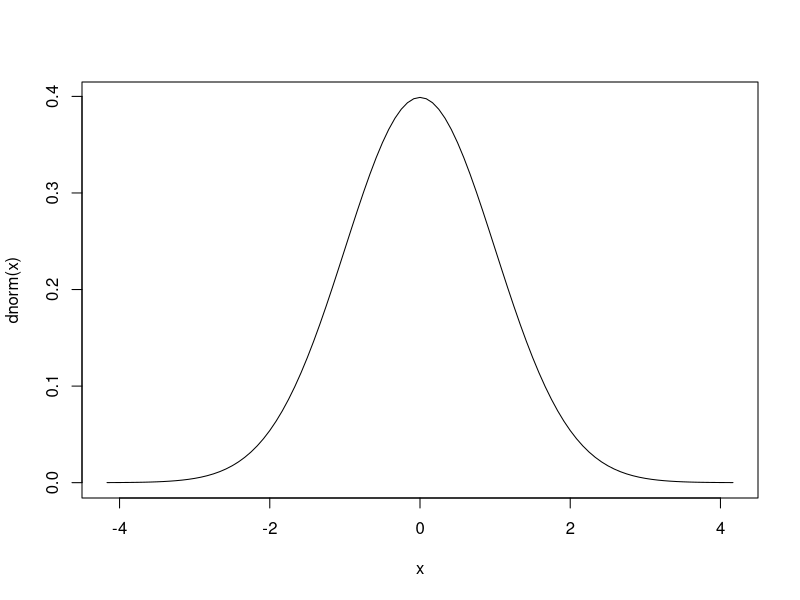
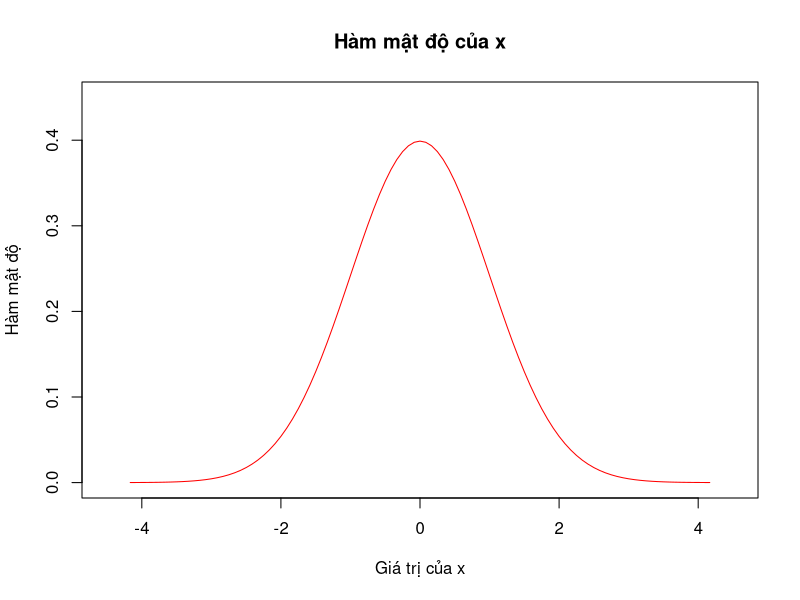
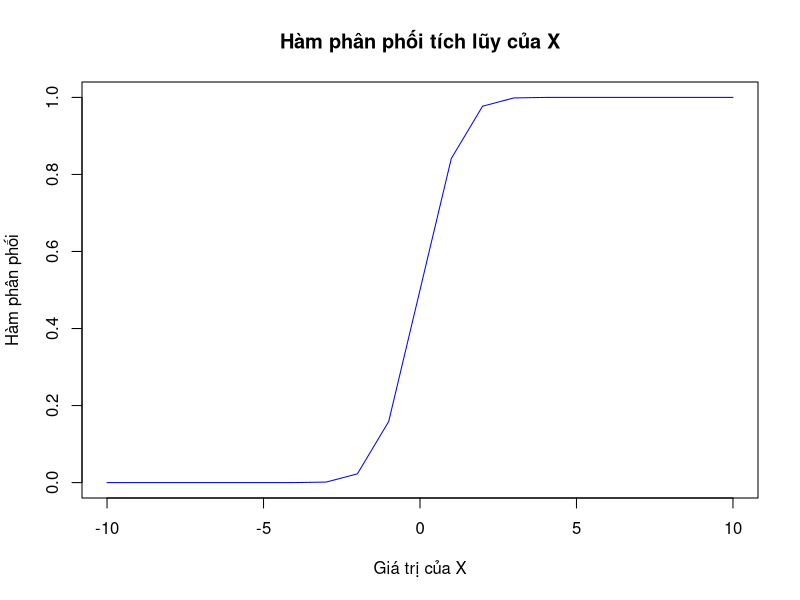
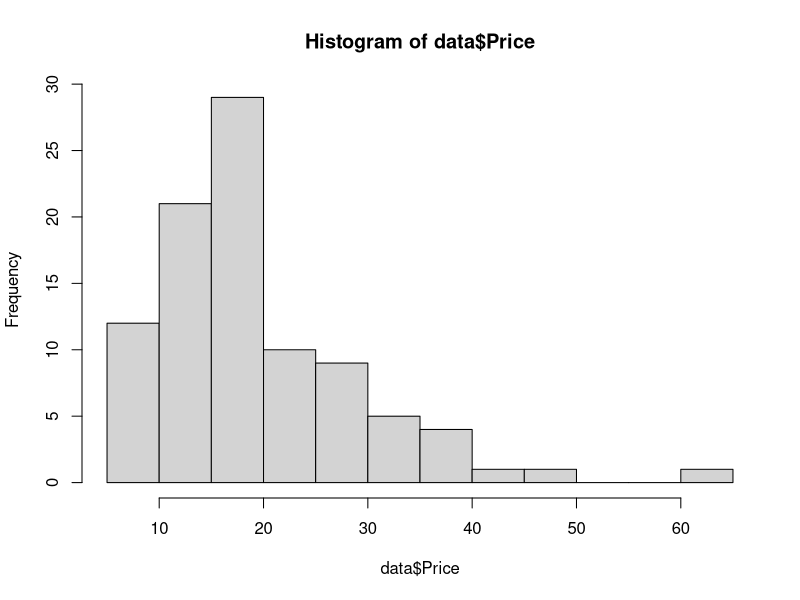
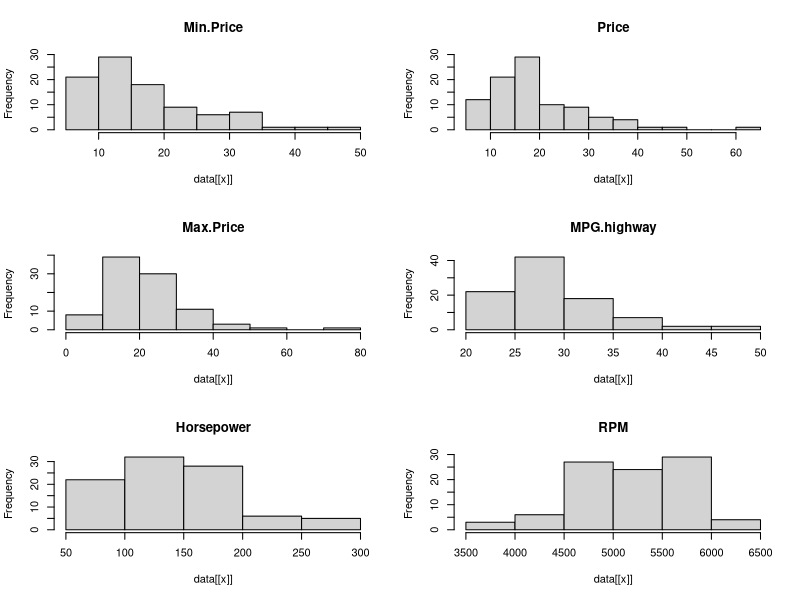
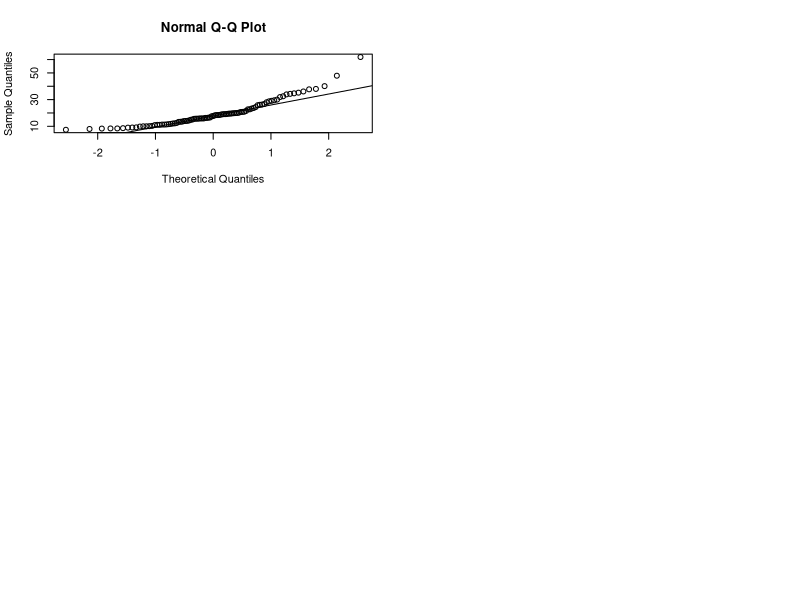

The R script that drew these images, in order:
# PHÂN BỐ CHUẨN 1 CHIỀU
# 1. Một số hàm phân phối chuẩn
## Hàm mật độ: dnorm(x, mean, sd)
## x: bắt buộc
## mean: default = 0
## sd: default = 1
## --> Xây dựng hàm mật độ của biến khi biến tuân theo phân phối chuẩn tắc
## Example: drorm(5, 2, 4) --> X ~ N(2, 4^2)

## Example
x <- (-50:50)/12
# Vẽ đồ thị hàm mật độ pb chuẩn tắc
plot(
  x,
  dnorm(x),
  type = "l"
)

plot(
  x,
  dnorm(x),
  type = "l", # "o", "b", 
  xlim = c(-4.5, 4.5),
  ylim = c(0, 0.45),
  xlab = "Giá trị của x",
  ylab = "Hàm mật độ",
  main = "Hàm mật độ của x",
  col = "red"
)

## Hàm phân phối tích lũy
## pnorm(q, mean, sd) = P(X < q), biết X ~ N(mean, sd^2)
## Example:
pnorm(0.9) # = P(X < 0.9) biêt X ~ N(0, 1)

pnorm(12, 15, 2) # = P(X < 12) biết X ~ N(15, 2^2)

x <- (-10:10)
# Vẽ đồ thị hàm phân phối của x, đặt tên đồ thị, tên trục Ox, Oy,; độ dài trục Ox, Oy phù hợp
# X ~ N(0, 1)
plot(
  x,
  pnorm(x),
  main = "Hàm phân phối tích lũy của X",
  xlab = "Giá trị của X",
  ylab = "Hàm phân phối",
  xlim = c(-10, 10),
  ylim = c(0, 1),
  col = "blue",
  type = "l"
)

# Hàm phân vị
# qnorm(p, mean, sd) = a, tức P(X < a) = p, X ~ mean, sd^2)
qnorm(0.9) # Tìm a biết P(X < a) = 0.9, X ~ N(0, 1)
qnorm(0.95)
# P(X < a) = phi(a)

# Hàm sinh ngẫu nhiên/ Hàm mô phỏng: rnorm(n. mean, sd): sinh ngẫu nhiên n giá trị của biến X ~ N(mean, sd^2)
# Example:
rnorm(5) # Sinh ngẫu nhiên 5 giá trị của X biết X ~ N(0, 1)
rnorm(5, 170, sqrt(10)) # Sinh ngẫu nhiên 5 giá trị của X biết X ~ N(170, 10)


################################################################################################ 

library(MASS)
names(Cars93)
data <- Cars93[, c("Min.Price", "Price", "Max.Price", "MPG.highway", "Horsepower", "RPM")]
data

head(Cars93) # 6 mẫu quan sát đầu tiên của Cars93
head(data)

# Dùng tổ chức đồ: hist
hist(data$Price)
par(mfrow = c(3, 2))
sapply(colnames(data), function(x) {
  hist(data[[x]], main = x)
})

# The QQ Plot
# x_i là các giá trị thực được sắp xếp: x_1 <= x_2 <= ... <= x_n
# x_i_h là các giá trị/ phân vị mong muốn: x_1_h = phi^(-1) (1/(n+1)), tức P(X < x_1_h) = 1/(n+1)
# x_2_h = phi^(-1) (2/(n+1)); ...
# x_n_h = phi^(-1) (n/(n+1))

# qqline: đường nằm giữa Q1 và Q3 của dữ liệu được quan sát

qqnorm(data$Price)
qqline(data$Price)

sapply(
  colnames(data),
  function(x) {
    shapiro.test(data[[x]])
  }
)

# install.packages("fBasics")

# H0: X tuân theo pp chuẩn
# H1: X không tuân theo pp chuẩn
# p-value > 0.05 thì chấp nhận H0
library(fBasics)
ksnormTest(
  (data$Min.Price - mean(data$Min.Price)) / sd(data$Min.Price)
)
ks.test(
  (data$Min.Price - mean(data$Min.Price)) / sd(data$Min.Price),
  "pnorm"
)

# Một số đặc trưng
sample = rnorm(5)
mean(sample)
var(sample)
sd(sample)
t.test(
  sample,
  mu = 2, # default = 0
  alt = "less",
  conf.level = 0.99
) # Kiểm tra xem mẫu đang test có giá trị trung bình nhỏ hơn 2 hay không

## H0: EX = 2 vs H1: EX != 2


sample1 = rnorm(10, 3, 1.2)
sample2 = rnorm(15, 2.8, 1.4)
t.test(sample1, sample2)

# H0: Es1 == Es2 vs H1: Es1 != Es2
# 95 percent confidence interval: Es1 - Es2:
# (-0.4224899  1.6641452)

dt = cbind(sample1, sample2)
dt

colMeans(dt)

cov(dt) # Ma trận hiệp phương sai
var(dt)
var(dt[, "sample1"])

cor(dt) # Ma trận tương quan mẫu
